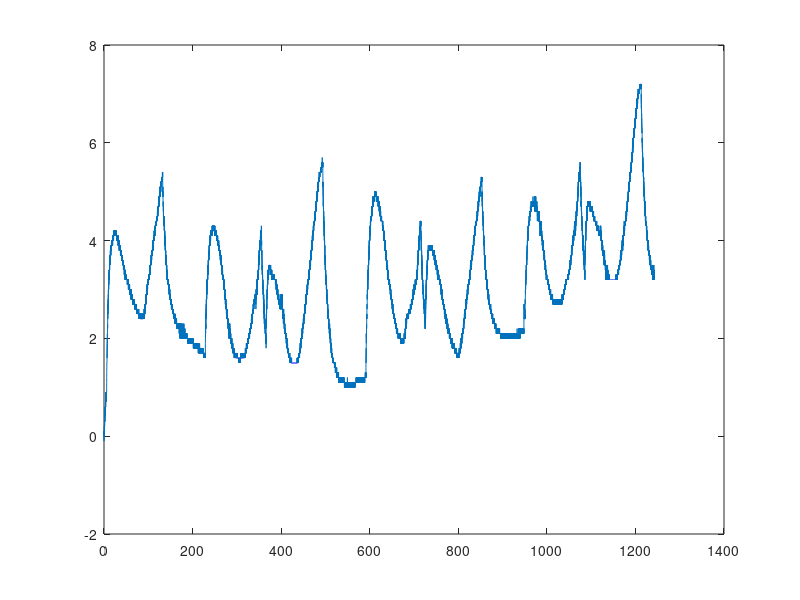

MATLAB code for this plot: (Note: this script raises an error after producing the figure.)
clear all; close all;
%% Data Managment and sections

load("test_20220111_181745.mat");period=period/60/60;
DISABLE_PERIOD_STOP=false;
USE_PERIOD=false;
REMOVE_TEMP_TREND=false || USE_PERIOD;

t_days=(experiment.time-experiment.time(1))';
t_minutes=(t_days)*24*60;
tempi=t_minutes;
t=t_minutes;

%Sections
M=[ones(length(t_days),1) sin(2*pi*t_days) cos(2*pi*t_days)];
T=experiment.Temperature;
Te=T(1);
par=M\T;
TempTrend=M*par;
dTemp=T-TempTrend;
Temp=T-Te;
figure(1)
plot(t,Temp)
hold on 
[VALp,PKp] = findpeaks(dTemp,'MinPeakProminence', 0.5);
plot(t,Temp,t(PKp),Temp(PKp),'r*') 
hold on 
[VALn,PKn] = findpeaks(-dTemp,'MinPeakProminence', 0.5);
plot(t,Temp,t(PKn),Temp(PKn),'b*')
%% 

tempi=tempi(PKp(1):PKn(1));
t=t(PKp(1):PKn(1));
T=(T-min(T))/(max(T)-min(T));
T=T(PKp(1):PKn(1));
Id_rms=experiment.Id;
Id_rms=(Id_rms-min(Id_rms))/(max(Id_rms)-min(Id_rms));
Id_rms=Id_rms(PKp(1):PKn(1));
Id=experiment.mean_Id.^2;
Id=(Id-min(Id))/(max(Id)-min(Id));
Id=Id(PKp(1):PKn(1));
Iq_rms=experiment.Iq;
Iq_rms=(Iq_rms-min(Iq_rms))/(max(Iq_rms)-min(Iq_rms));
Iq_rms=Iq_rms(PKp(1):PKn(1));
Iq=experiment.mean_Iq.^2;
Iq=(Iq-min(Iq))/(max(Iq)-min(Iq));
Iq=Iq(PKp(1):PKn(1));
Iout_rms=experiment.Iout;
Iout=experiment.mean_Iout.^2;
Vout_rms=experiment.Vout;
Vout=experiment.mean_Vout.^2;
vel_rms=experiment.Speed;
vel_rms=(vel_rms-min(vel_rms))/(max(vel_rms)-min(vel_rms));
vel_rms=vel_rms(PKp(1):PKn(1));
vel=experiment.mean_Speed.^2;
vel=(vel-min(vel))/(max(vel)-min(vel));
vel=vel(PKp(1):PKn(1));
Pw_rms=Iout_rms.*Vout_rms;
Pw_rms=(Pw_rms-min(Pw_rms))/(max(Pw_rms)-min(Pw_rms));
Pw_rms=Pw_rms(PKp(1):PKn(1));
Pws=Iout.*Vout;
Pws=(Pws-min(Pws))/(max(Pws)-min(Pws));
Pws=Pws(PKp(1):PKn(1));

% Id_rms,Id,Iq_rms,Iq,vel_rms,vel,Pw_rms,Pws,

%% Plot the Desired Curve
figure('Position',[50 35 800 520],'Tag','Initial point')
plot(t,T,'*');
title('Target Curve','FontSize',12); 
xlabel('Time (min)'); ylabel('Temperature (degree)')

%% Sample Temperature Curve for arbitrary indices
Tnew = TempCurve(tempi,Id_rms,Id,Iq_rms,Iq,vel_rms,vel,Pw_rms,Pws,[1 1 1 1 1 1 1 1 1]);

%% Add New Curve to Plot
hold on; plot(tempi,Tnew,'-or');

%%
% We would like to find the optimal indices that result in a torque
% curve closest to our desired curve.  Our initial guess of [1 1 1 1 1 1]
% did not yield a good fit, and there are a lot of
% possible combinations for this fitting.  We will use an
% optimization routine, the Genetic Algorithm, to find the optimal indices
% for our problem. 

%% Bounds on our Vector of Indices
%  lb     = [ 0, 0, 0, 0, -1, 0.8 25 100 25 200 25 400 25 600];
%  ub     = [ 300, 300000, 300, 300000, 0, 1.2 28 300 28 400 28 500 28 900];
% Tb=24+273.15;
% Ta=28+273.15;
 lb     = [ -inf -inf -inf -inf -inf -inf -inf -inf];
 ub     = [ inf inf inf inf inf inf inf inf inf];

%% Create Handle to Custom Output Function
custOutput = @(a1,a2,a3)ThOptimPlot(a1,a2,a3,tempi,Id_rms,Id,Iq_rms,Iq,vel_rms,vel,Pw_rms,Pws,T);

%% Set Options for Optimization
      ga_pop_size = 10000;
      ga_generations = 100000;
      ga_options = optimoptions(@ga,'PopulationSize',ga_pop_size,'Generations',ga_generations,...
          'FunctionTolerance',1e-25,'PlotFcns',@gaplotbestf,'OutputFcns',custOutput,'SelectionFcn',@selectiontournament, ...
                        'FitnessScalingFcn',@fitscalingprop);  %per grafico
    
% ga_options = gaoptimset('CrossoverFrac',0.5,'PopulationSize',100,...
%     'StallGen',125,'Generations',250,...
%     'PlotFcns',@gaplotbestf); %,'OutputFcns',custOutput____ da aggiungere per i plot

%% Run the Genetic Algorithm
% Note: The Genetic Algorithm is based on stochastic methods, meaning that
% we are not guaranteed to find the same solution every time.
% Rrun "rng(45)" at the Command Line to 
% set the seed for the random number generator.
rng(1)
[xOpt,fVal] = ga(@(x)objectiveFunction(x,tempi,Id_rms,Id,Iq_rms,Iq,vel_rms,vel,Pw_rms,Pws,T),...
    9,[],[],[],[],lb,ub,[],ga_options);

%% Inspect the Solution Vector to see that All Values are Integers
disp('Integer Solution Returned by GA:')
disp(xOpt)
Temperature = TempCurve(tempi,Id_rms,Id,Iq_rms,Iq,vel_rms,vel,Pw_rms,Pws,xOpt);
figure
plot(tempi,T,'*')
hold on; 
plot(tempi,Temperature,'-or');
